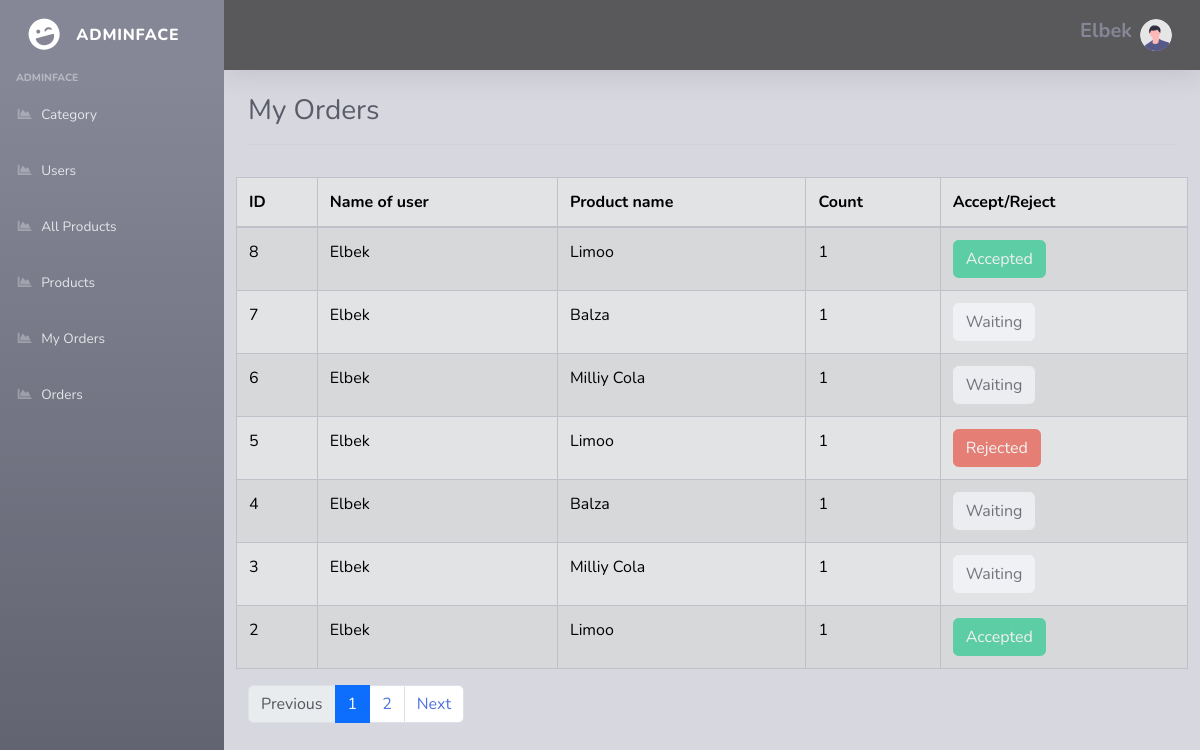
The page /admin/myOrders.php (signed in) on the database its author committed.
### tables this page shows
CREATE TABLE `orders` (
  `id` int NOT NULL,
  `client_id` int NOT NULL,
  `owner_id` int NOT NULL,
  `product_id` int NOT NULL,
  `count` int NOT NULL,
  `status` int NOT NULL
);

CREATE TABLE `users` (
  `id` int NOT NULL,
  `name` varchar(255) NOT NULL,
  `email` varchar(255) NOT NULL,
  `password` varchar(255) NOT NULL,
  `role` varchar(10) NOT NULL DEFAULT 'user'
);

CREATE TABLE `products` (
  `id` int NOT NULL,
  `user_id` int NOT NULL,
  `category_id` int NOT NULL,
  `name` varchar(255) NOT NULL,
  `price` int NOT NULL,
  `img` varchar(255) NOT NULL,
  `count` int NOT NULL,
  `premium` tinyint(1) NOT NULL DEFAULT '0',
  `start_date` date NOT NULL,
  `end_date` date NOT NULL
);

### admin/myOrders.php (the view, shortened to what this page needs)
<?php
$con = new PDO("mysql:host=localhost;dbname=onlinedukon", 'root', 'root');
$limit = 7;
$sql = "SELECT COUNT(*) as count FROM orders WHERE client_id='{$_SESSION['id']}'";
$rawCount = $con->query($sql)->fetch(PDO::FETCH_ASSOC);
$countPages = ceil($rawCount['count'] / $limit);
if (isset($_GET['page'])) {
    $page = $_GET['page'];
    $pn = ($page - 1) * $limit;
} else {
    $pn = 0;
    $page = 1;
}
$sql = "SELECT orders.*,users.name AS name,products.name AS product FROM orders LEFT JOIN users ON orders.client_id=users.id LEFT JOIN products ON orders.product_id=products.id WHERE client_id='{$_SESSION['id']}' ORDER BY id DESC LIMIT {$pn},{$limit}";
$result = $con->query($sql);
$orders = $result->fetchAll(PDO::FETCH_ASSOC);
?>
<!DOCTYPE html>
<html lang="en">
<head>
    <link rel="stylesheet" href="https://cdn.jsdelivr.net/npm/bootstrap-icons@1.11.3/font/bootstrap-icons.min.css">
    <link href="https://cdn.jsdelivr.net/npm/bootstrap@5.3.3/dist/css/bootstrap.min.css" rel="stylesheet">
    <link href="../assets/vendor/fontawesome-free/css/all.min.css" rel="stylesheet" type="text/css">
    <link href="../assets/css/sb-admin-2.min.css" rel="stylesheet">
</head>
<body id="page-top">
    <div id="wrapper">
        <ul class="navbar-nav bg-gradient-secondary sidebar sidebar-dark accordion" id="accordionSidebar">
            <a class="sidebar-brand d-flex align-items-center justify-content-center" href="index.php">
                <div class="sidebar-brand-icon rotate-n-15">
                    <i class="fas fa-laugh-wink"></i>
                </div>
                <div class="sidebar-brand-text mx-3">Adminface</div>
            </a>
            <div class="sidebar-heading">
                Adminface
            </div>
            <?php
            if ($_SESSION['role'] == 'admin') { ?>
                <li class="nav-item">
                    <a class="nav-link" href="index.php">
                        <i class="fas fa-fw fa-chart-area"></i>
                        <span>Category</span></a>
                </li>
                <li class="nav-item">
                    <a class="nav-link" href="users.php">
                        <i class="fas fa-fw fa-chart-area"></i>
                        <span>Users</span></a>
                </li>
                <li class="nav-item">
                    <a class="nav-link" href="products.php">
                        <i class="fas fa-fw fa-chart-area"></i>
                        <span>All Products</span></a>
                </li>
            <?php } ?>
            <li class="nav-item">
                <a class="nav-link" href="adminProducts.php">
                    <i class="fas fa-fw fa-chart-area"></i>
                    <span>Products</span></a>
            </li>
            <li class="nav-item">
                <a class="nav-link" href="myOrders.php">
                    <i class="fas fa-fw fa-chart-area"></i>
                    <span>My Orders</span></a>
            </li>
            <li class="nav-item">
                <a class="nav-link" href="orders.php">
                    <i class="fas fa-fw fa-chart-area"></i>
                    <span>Orders</span></a>
            </li>
        </ul>
        <div id="content-wrapper" class="d-flex flex-column" style="background-color: #d7d7e0;">
            <div id="content">
                <nav class="navbar navbar-expand topbar mb-4 static-top shadow" style="background-color: #59595c;">
                    <ul class="navbar-nav ml-auto">
                        <li class="nav-item dropdown no-arrow">
                            <a class="nav-link dropdown-toggle" href="#" id="userDropdown" role="button"
                                data-toggle="dropdown" aria-haspopup="true" aria-expanded="false">
                                <span class="mr-2 d-none d-lg-inline text-gray-600">
                                    <h5 style="font-weight:700"><?= $_SESSION['name'] ?></h5>
                                </span>
                                <img class="img-profile rounded-circle"
                                    src="../assets/img/undraw_profile.svg">
                            </a>
                        </li>
                    </ul>
                </nav>
                <div class="container-fluid">
                    <div class="d-sm-flex align-items-center justify-content-between">
                        <h1 class="h3 mb-0 text-gray-800">My Orders</h1>
                    </div>
                    <hr>
                </div>
                <div class="container">
                    <div class="row">
                        <table class="table table-secondary table-striped table-bordered mt-3" id="dataTable" cellspacing="0">
                            <thead>
                                <tr>
                                    <th>ID</th>
                                    <th>Name of user</th>
                                    <th>Product name</th>
                                    <th>Count</th>
                                    <th>Accept/Reject</th>
                                </tr>
                            </thead>
                            <tbody>
                                <?php
                                foreach ($orders as $order) { ?>
                                    <tr>
                                        <td><?= $order['id'] ?></td>
                                        <td><?= $order['name'] ?></td>
                                        <td><?= $order['product'] ?></td>
                                        <td><?= $order['count'] ?></td>
                                        <?php if ($order['status'] == 1) { ?>
                                            <td>
                                                <input type="button" value="Waiting" class="btn btn-light" disabled>
                                            </td>
                                        <?php } elseif ($order['status'] == 0) { ?>
                                            <td>
                                                <input type="button" value="Rejected" class="btn btn-danger" disabled>
                                            </td>
                                        <?php } elseif ($order['status'] == 2) { ?>
                                            <td>
                                                <input type="button" value="Accepted" class="btn btn-success" disabled>
                                            </td>
                                    <?php }
                                    }
                                    ?>
                                    </tr>
                            </tbody>
                        </table>
                    </div>
                </div>
                <nav aria-label="Page navigation example">
                    <ul class="pagination justify-content-start ml-4">
                        <li class="page-item">
                            <a class="page-link <?= ($page == 1) ? "disabled" : "" ?>" href="<?php if ($page > 1) echo "?page=" . ($page - 1) ?>">Previous</a>
                        </li>
                        <?php
                        for ($i = 1; $i <= $countPages; $i++) { ?>
                            <li class="page-item"><a class="page-link <?= ($page == $i) ? "active" : "" ?>" href="?page=<?= $i ?>"><?= $i ?></a></li>
                        <?php }
                        ?>
                        <li class="page-item">
                            <a class="page-link <?= ($page == $countPages) ? "disabled" : "" ?>" href="<?php if ($page < $countPages) echo "?page=" . ($page + 1) ?>">Next</a>
                        </li>
                    </ul>
                </nav>
            </div>
        </div>
    </div>
</body>
</html>

### rows shown on the page
orders: id "8", owner.name "Elbek", product.name "Limoo", count "1"
orders: id "7", users.name "Elbek", product.name "Balza", count "1"
orders: id "6", users.name "Elbek", product.name "Milliy Cola", count "1"
orders: id "5", owner.name "Elbek", product.name "Limoo", count "1"
orders: id "4", users.name "Elbek", product.name "Balza", count "1"
orders: id "3", users.name "Elbek", product.name "Milliy Cola", count "1"
orders: id "2", owner.name "Elbek", product.name "Limoo", count "1"

### other values the page prints
$_SESSION['name'] "Elbek"
